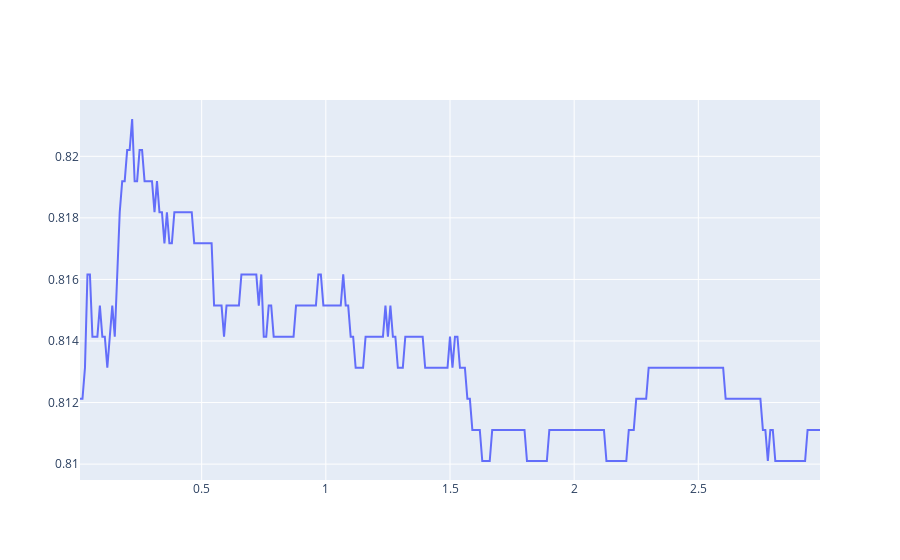

The notebook cell saved with this chart:
### Code cell
scores = []
cs = []
for i in np.arange(0.01, 3, 0.01):
    LR = LogisticRegression(penalty='l2',  C=i)
    LR.fit(X_train, y_train)
    scores.append(LR.score(X_test, y_test))
    cs.append(i)
    
fig = go.Figure(data=go.Scatter(x=cs, y=scores))
fig.show()
max(scores)

### Figure 1 — Plotly figure (JSON) as saved in the notebook; plotly's stock layout.template omitted (floating-point values rounded to 4 significant figures; data arrays with more than 128 entries replaced by an {"elided": "..."} marker saying what was removed)
{"data": [{"type": "scatter", "x": {"elided": "299 float values"}, "y": {"elided": "299 float values"}}], "layout": {}}
